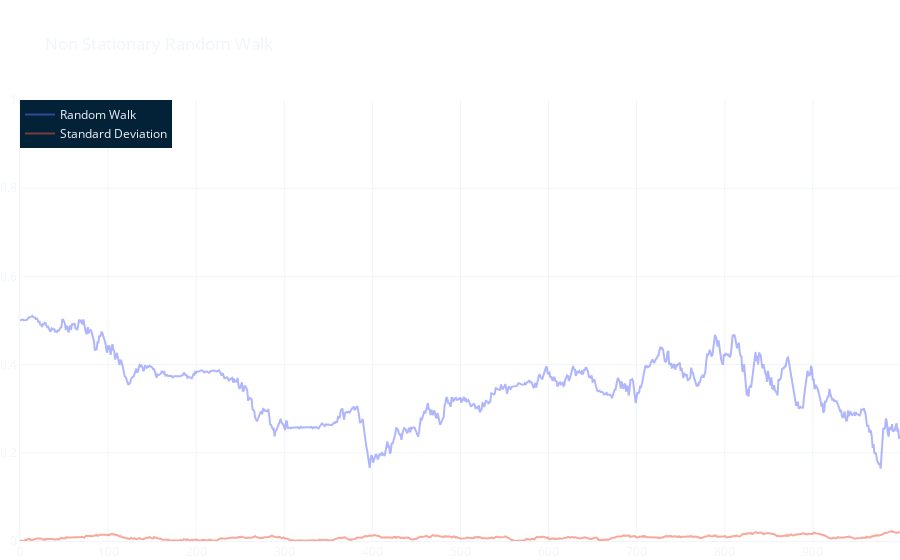

Source (notebook cell):
### Code cell
def non_stationary_bounded_random_walk(initial=1/2, bounds=[0, 1], size=[1000, 1], drift=0, std=0.001):
    # Generate random walk initialized on 0
    std_array = abs(np.random.normal(loc=drift, scale=std, size=size).cumsum(0) + std)
    walk = np.random.normal(loc=drift, scale=std_array, size=size).cumsum(0) + initial

    # Adjust walk to bounds
    walk = bound_array(walk, bounds)        

    return walk, std_array

# Nice example plot
fig = go.Figure(layout=layout_dict | dict(title='Non Stationary Random Walk'))

walks, std_arrays = non_stationary_bounded_random_walk()
walks = walks.T
std_arrays = std_arrays.T

for i in range(len(walks)):
    fig.add_trace(go.Scatter(y=walks[i], opacity=0.5, name='Random Walk'))
    fig.add_trace(go.Scatter(y=std_arrays[i], opacity=0.5, name='Standard Deviation'))

fig.update_yaxes(range=[0, 1])
fig.show()

### Figure 1 — Plotly figure (JSON) as saved in the notebook; plotly's stock layout.template omitted (floating-point values rounded to 4 significant figures; data arrays with more than 128 entries replaced by an {"elided": "..."} marker saying what was removed)
{"data": [{"name": "Random Walk", "opacity": 0.5, "type": "scatter", "y": {"elided": "1000 float values"}}, {"name": "Standard Deviation", "opacity": 0.5, "type": "scatter", "y": {"elided": "1000 float values"}}], "layout": {"font": {"color": "#f1f5f9"}, "legend": {"bgcolor": "#032137", "x": 0, "y": 1}, "margin": {"b": 0, "l": 0, "r": 0}, "paper_bgcolor": "rgba(0,0,0,0)", "plot_bgcolor": "rgba(0,0,0,0)", "title": {"text": "Non Stationary Random Walk"}, "xaxis": {"gridcolor": "#f1f5f9", "linecolor": "#f1f5f9", "zerolinecolor": "#f1f5f9"}, "yaxis": {"gridcolor": "#f1f5f9", "linecolor": "#f1f5f9", "range": [0, 1], "zerolinecolor": "#f1f5f9"}}}
